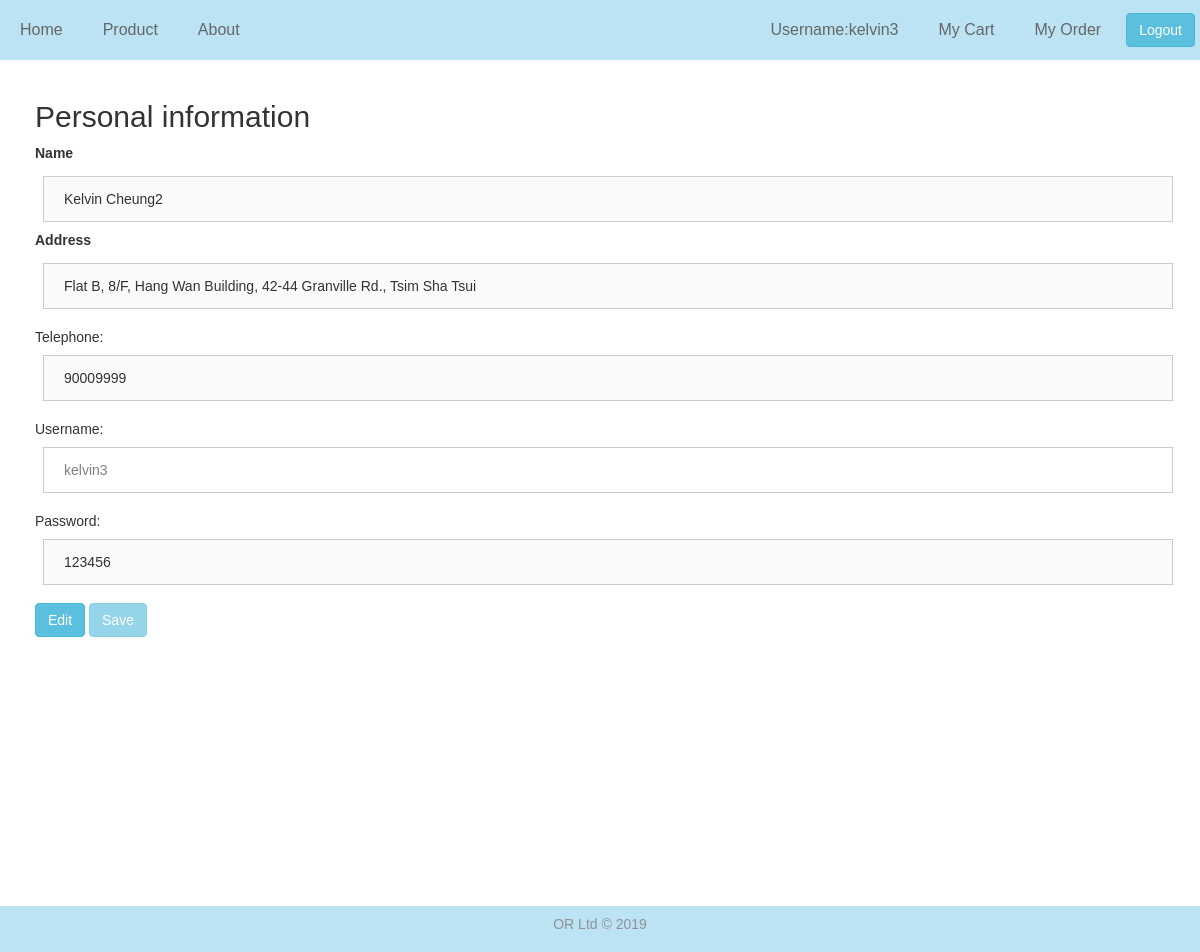
The page /reset_pwd.php (signed in) on the database its author committed.
### tables this page shows
CREATE TABLE IF NOT EXISTS `User` (
  `Customer_id` char(5) NOT NULL,
  `Username` varchar(20) NOT NULL,
  `Password` varchar(10) NOT NULL,
  `Privilege` varchar(15) DEFAULT NULL,
  KEY `Customer_id` (`Customer_id`)
);

CREATE TABLE IF NOT EXISTS `Customer` (
  `Customer_id` char(5) NOT NULL,
  `Customer_name` varchar(50) NOT NULL,
  `Customer_address` varchar(100) NOT NULL,
  `Customer_tel` int(8) NOT NULL,
  PRIMARY KEY (`Customer_id`)
);

### reset_pwd.php (the view, shortened to what this page needs)
<?php
require_once 'connect.php';
?>
<!DOCTYPE html>
<html lang="en">
<head>
<link rel="stylesheet" href="css/bootstrap.min.css" type="text/css"/>
<link rel="stylesheet" href="css/mystyle.css" type="text/css"/>
</head>
<body onload="redirectFunc()">
<nav class="nav navbar-default ">
<ul class="nav navbar-nav">
<li><a href="index2.php">Home</a></li>
<li><a href="product.php">Product</a></li>
<li><a href="about.php">About</a></li>
</ul>
<ul class="nav navbar-nav navbar-right">
<li><a href="reset_pwd.php"><?php echo "Username:".$_SESSION['username']; ?> </a></li>
<li><a href="shoppingCart.php">My Cart</a></li>
<li><a href="myOrder.php">My Order</a></li>
<li>  <button class="btn btn-info navbar-btn"  onclick="window.location.href = 'logout.php';">Logout</button> </li>
</ul>
</nav>
<div class="container">
<h2>Personal information</h2>
<?php
$username = $_SESSION['username'];
$sql = "SELECT u.`Customer_id`,u.`Username`,u.`Password`,c.`Customer_name`,c.`Customer_address`,c.`Customer_tel` FROM `User` as u join `Customer` as c on u.`Customer_id` = c.`Customer_id` where u.`Username` = '$username';";
$result = $conn->query($sql);
if ($result->num_rows > 0){
    $userval_row = $result->fetch_assoc();
}
echo "<form action='".$_SERVER['PHP_SELF']."' method='POST'>";
echo "<label>Name</label> <input type='text' style='display:inline;' class='person_info' name='Customer_name' value='".$userval_row["Customer_name"]."' disabled>";
echo "<label>Address</label> <input type='text' class='person_info' name='Customer_address' value='".$userval_row["Customer_address"]."' disabled></p>";
echo "<p>Telephone: <input type='text' class='person_info' name='Customer_tel'  value='".$userval_row["Customer_tel"]."' disabled></p>";
    echo "<p>Username: <input type='text' class='person_info_disable' name='username' value='".$userval_row["Username"]."' readonly style='color:grey;'></p>";
echo "<p>Password: <input type='text' class='person_info' name='password' value='".$userval_row["Password"]."' disabled></p>";
echo "<input type='button' class='edit_person_info_btn btn btn-info' name='edit_person_info' value='Edit'>";
echo "<input type='submit' class='person_info_btn btn btn-info' name='get_person_info' value='Save' disabled>";
echo "</form>";
?>
<Section class="section-4"></Section>
<div class="footer">
<div class="company-name"><p>OR Ltd &copy; 2019</p></div>
</div>
</body>
</html>

### css/mystyle.css (style rules this page uses)
* { margin:0px 0px 0px 0px; padding:auto; }
.nav ul { list-style:none; text-align:center; padding:0; margin:0; }
.nav li { display:inline-block; font-size:16px; padding:5px; }
.navbar-default { background-color: #bbe3f3; border-color: #c3edf1; }
.navbar-default .navbar-nav > li > a { color: #656767; }
input[type=text], input[type=password] { width: 100%; padding: 12px 20px; margin: 8px 8px; display: inline-block; border: 1px solid #ccc; box-sizing: border-box; }
.container { padding: 20px; }
* { box-sizing: border-box }
body { font-family: Verdana, sans-serif; margin:0 }
.footer { position: fixed; left: 0; bottom: 0; width: 100%; padding: 10px; background-color:#bbe3f3; text-align: center; font: bold 16px sans-serif; }
.footer .company-name { color: #8f9296; font-size: 14px; font-weight: normal; margin: 0; }
.section-4 { padding-top: 295px; }

### rows shown on the page
user: Customer_name "Kelvin Cheung2", Customer_address "Flat B, 8/F, Hang Wan Building, 42-44 Granville Rd., Tsim Sha Tsui", Customer_tel "90009999", username "kelvin3", password "123456"

### other values the page prints
$_SESSION['username'] "kelvin3"
